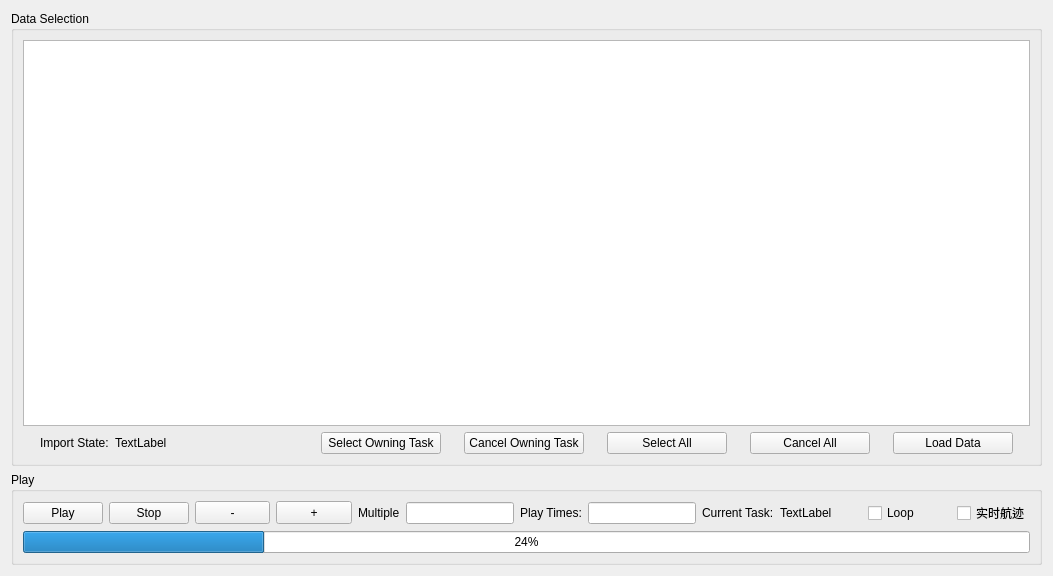
<?xml version="1.0" encoding="UTF-8"?>
<ui version="4.0">
 <class>CDlgPlay</class>
 <widget class="QWidget" name="CDlgPlay">
  <property name="geometry">
   <rect>
    <x>0</x>
    <y>0</y>
    <width>1053</width>
    <height>576</height>
   </rect>
  </property>
  <property name="windowTitle">
   <string>SimulationPlay</string>
  </property>
  <layout class="QVBoxLayout" name="verticalLayout_3">
   <item>
    <widget class="QGroupBox" name="groupBox_2">
     <property name="title">
      <string>Data Selection</string>
     </property>
     <layout class="QVBoxLayout" name="verticalLayout_2">
      <item>
       <widget class="QTableWidget" name="tableWidget"/>
      </item>
      <item>
       <layout class="QHBoxLayout" name="horizontalLayout_3" stretch="0,0,2,20,0,0,0,0,0,0,0,0,1,0">
        <item>
         <spacer name="horizontalSpacer_5">
          <property name="orientation">
           <enum>Qt::Horizontal</enum>
          </property>
          <property name="sizeHint" stdset="0">
           <size>
            <width>40</width>
            <height>20</height>
           </size>
          </property>
         </spacer>
        </item>
        <item>
         <widget class="QLabel" name="label_5">
          <property name="text">
           <string>Import State:</string>
          </property>
         </widget>
        </item>
        <item>
         <widget class="QLabel" name="label_6">
          <property name="sizePolicy">
           <sizepolicy hsizetype="Minimum" vsizetype="Preferred">
            <horstretch>0</horstretch>
            <verstretch>0</verstretch>
           </sizepolicy>
          </property>
          <property name="minimumSize">
           <size>
            <width>200</width>
            <height>0</height>
           </size>
          </property>
          <property name="maximumSize">
           <size>
            <width>200</width>
            <height>16777215</height>
           </size>
          </property>
          <property name="text">
           <string>TextLabel</string>
          </property>
         </widget>
        </item>
        <item>
         <spacer name="horizontalSpacer_3">
          <property name="orientation">
           <enum>Qt::Horizontal</enum>
          </property>
          <property name="sizeHint" stdset="0">
           <size>
            <width>40</width>
            <height>20</height>
           </size>
          </property>
         </spacer>
        </item>
        <item>
         <widget class="QPushButton" name="pushButton_4">
          <property name="minimumSize">
           <size>
            <width>120</width>
            <height>0</height>
           </size>
          </property>
          <property name="maximumSize">
           <size>
            <width>120</width>
            <height>16777215</height>
           </size>
          </property>
          <property name="text">
           <string>Select Owning Task</string>
          </property>
         </widget>
        </item>
        <item>
         <spacer name="horizontalSpacer_9">
          <property name="orientation">
           <enum>Qt::Horizontal</enum>
          </property>
          <property name="sizeHint" stdset="0">
           <size>
            <width>40</width>
            <height>20</height>
           </size>
          </property>
         </spacer>
        </item>
        <item>
         <widget class="QPushButton" name="pushButton_3">
          <property name="minimumSize">
           <size>
            <width>120</width>
            <height>0</height>
           </size>
          </property>
          <property name="maximumSize">
           <size>
            <width>120</width>
            <height>16777215</height>
           </size>
          </property>
          <property name="text">
           <string>Cancel Owning Task</string>
          </property>
         </widget>
        </item>
        <item>
         <spacer name="horizontalSpacer_8">
          <property name="orientation">
           <enum>Qt::Horizontal</enum>
          </property>
          <property name="sizeHint" stdset="0">
           <size>
            <width>40</width>
            <height>20</height>
           </size>
          </property>
         </spacer>
        </item>
        <item>
         <widget class="QPushButton" name="pushButton">
          <property name="minimumSize">
           <size>
            <width>120</width>
            <height>0</height>
           </size>
          </property>
          <property name="maximumSize">
           <size>
            <width>120</width>
            <height>16777215</height>
           </size>
          </property>
          <property name="text">
           <string>Select All</string>
          </property>
         </widget>
        </item>
        <item>
         <spacer name="horizontalSpacer_7">
          <property name="orientation">
           <enum>Qt::Horizontal</enum>
          </property>
          <property name="sizeHint" stdset="0">
           <size>
            <width>40</width>
            <height>20</height>
           </size>
          </property>
         </spacer>
        </item>
        <item>
         <widget class="QPushButton" name="pushButton_2">
          <property name="minimumSize">
           <size>
            <width>120</width>
            <height>0</height>
           </size>
          </property>
          <property name="maximumSize">
           <size>
            <width>120</width>
            <height>16777215</height>
           </size>
          </property>
          <property name="text">
           <string>Cancel All</string>
          </property>
         </widget>
        </item>
        <item>
         <spacer name="horizontalSpacer_6">
          <property name="orientation">
           <enum>Qt::Horizontal</enum>
          </property>
          <property name="sizeHint" stdset="0">
           <size>
            <width>40</width>
            <height>20</height>
           </size>
          </property>
         </spacer>
        </item>
        <item>
         <widget class="QPushButton" name="BT_LoadData">
          <property name="minimumSize">
           <size>
            <width>120</width>
            <height>0</height>
           </size>
          </property>
          <property name="maximumSize">
           <size>
            <width>120</width>
            <height>16777215</height>
           </size>
          </property>
          <property name="text">
           <string>Load Data</string>
          </property>
         </widget>
        </item>
        <item>
         <spacer name="horizontalSpacer_4">
          <property name="orientation">
           <enum>Qt::Horizontal</enum>
          </property>
          <property name="sizeHint" stdset="0">
           <size>
            <width>40</width>
            <height>20</height>
           </size>
          </property>
         </spacer>
        </item>
       </layout>
      </item>
     </layout>
    </widget>
   </item>
   <item>
    <widget class="QGroupBox" name="groupBox">
     <property name="title">
      <string>Play</string>
     </property>
     <layout class="QVBoxLayout" name="verticalLayout">
      <item>
       <layout class="QHBoxLayout" name="horizontalLayout_2">
        <item>
         <layout class="QHBoxLayout" name="horizontalLayout">
          <item>
           <widget class="QPushButton" name="BT_Play">
            <property name="sizePolicy">
             <sizepolicy hsizetype="Fixed" vsizetype="Fixed">
              <horstretch>0</horstretch>
              <verstretch>0</verstretch>
             </sizepolicy>
            </property>
            <property name="text">
             <string>Play</string>
            </property>
           </widget>
          </item>
          <item>
           <widget class="QPushButton" name="BT_Stop">
            <property name="sizePolicy">
             <sizepolicy hsizetype="Fixed" vsizetype="Fixed">
              <horstretch>0</horstretch>
              <verstretch>0</verstretch>
             </sizepolicy>
            </property>
            <property name="text">
             <string>Stop</string>
            </property>
           </widget>
          </item>
          <item>
           <widget class="QPushButton" name="BT_decline">
            <property name="sizePolicy">
             <sizepolicy hsizetype="Fixed" vsizetype="Fixed">
              <horstretch>0</horstretch>
              <verstretch>0</verstretch>
             </sizepolicy>
            </property>
            <property name="minimumSize">
             <size>
              <width>40</width>
              <height>23</height>
             </size>
            </property>
            <property name="text">
             <string>-</string>
            </property>
           </widget>
          </item>
          <item>
           <widget class="QPushButton" name="BT_Accelereate">
            <property name="sizePolicy">
             <sizepolicy hsizetype="Fixed" vsizetype="Fixed">
              <horstretch>0</horstretch>
              <verstretch>0</verstretch>
             </sizepolicy>
            </property>
            <property name="minimumSize">
             <size>
              <width>40</width>
              <height>23</height>
             </size>
            </property>
            <property name="text">
             <string>+</string>
            </property>
           </widget>
          </item>
          <item>
           <widget class="QLabel" name="label">
            <property name="sizePolicy">
             <sizepolicy hsizetype="Fixed" vsizetype="Preferred">
              <horstretch>0</horstretch>
              <verstretch>0</verstretch>
             </sizepolicy>
            </property>
            <property name="text">
             <string>Multiple</string>
            </property>
           </widget>
          </item>
          <item>
           <widget class="QLineEdit" name="rate">
            <property name="sizePolicy">
             <sizepolicy hsizetype="Fixed" vsizetype="Fixed">
              <horstretch>0</horstretch>
              <verstretch>0</verstretch>
             </sizepolicy>
            </property>
           </widget>
          </item>
          <item>
           <widget class="QLabel" name="label_2">
            <property name="sizePolicy">
             <sizepolicy hsizetype="Fixed" vsizetype="Fixed">
              <horstretch>0</horstretch>
              <verstretch>0</verstretch>
             </sizepolicy>
            </property>
            <property name="text">
             <string>Play Times:</string>
            </property>
           </widget>
          </item>
          <item>
           <widget class="QLineEdit" name="lineEdit_time">
            <property name="sizePolicy">
             <sizepolicy hsizetype="Fixed" vsizetype="Fixed">
              <horstretch>0</horstretch>
              <verstretch>0</verstretch>
             </sizepolicy>
            </property>
           </widget>
          </item>
         </layout>
        </item>
        <item>
         <widget class="QLabel" name="label_3">
          <property name="text">
           <string>Current Task:</string>
          </property>
         </widget>
        </item>
        <item>
         <widget class="QLabel" name="label_4">
          <property name="text">
           <string>TextLabel</string>
          </property>
         </widget>
        </item>
        <item>
         <spacer name="horizontalSpacer_2">
          <property name="orientation">
           <enum>Qt::Horizontal</enum>
          </property>
          <property name="sizeHint" stdset="0">
           <size>
            <width>40</width>
            <height>20</height>
           </size>
          </property>
         </spacer>
        </item>
        <item>
         <widget class="QCheckBox" name="checkBox">
          <property name="text">
           <string>Loop</string>
          </property>
         </widget>
        </item>
        <item>
         <spacer name="horizontalSpacer">
          <property name="orientation">
           <enum>Qt::Horizontal</enum>
          </property>
          <property name="sizeHint" stdset="0">
           <size>
            <width>40</width>
            <height>20</height>
           </size>
          </property>
         </spacer>
        </item>
        <item>
         <widget class="QCheckBox" name="checkBoxLines">
          <property name="text">
           <string>实时航迹</string>
          </property>
         </widget>
        </item>
       </layout>
      </item>
      <item>
       <widget class="QProgressBar" name="progressBar">
        <property name="value">
         <number>24</number>
        </property>
       </widget>
      </item>
     </layout>
    </widget>
   </item>
  </layout>
 </widget>
 <resources/>
 <connections/>
</ui>
